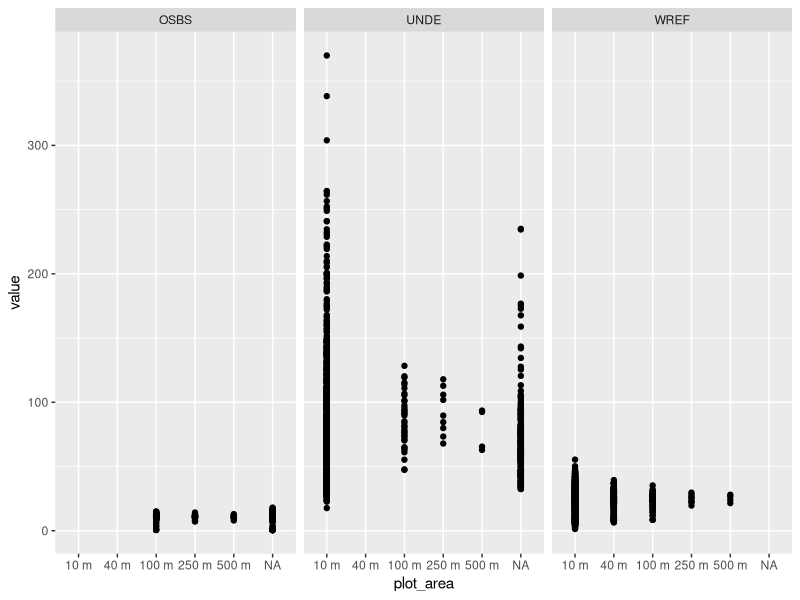

Here is the R script that generated this plot:

library(ggplot2)


# pull in different plot areas and graph them.
m40<-read.csv("output_data/OSBS/40m_plot_area.csv")
m100<-read.csv("output_data/OSBS/100m_plot_area.csv")
m250<-read.csv("output_data/OSBS/250m_plot_area.csv")
m500<-read.csv("output_data/OSBS/500m_plot_area.csv")
#
OSBS<-rbind(m40, m100, m250, m500)
OSBS$site<-"OSBS"



###############################
m10<-read.csv("output_data/UNDE/10m_plot_area.csv")
m40<-read.csv("output_data/UNDE/40m_plot_area.csv")
m100<-read.csv("output_data/UNDE/100m_plot_area.csv")
m250<-read.csv("output_data/UNDE/250m_plot_area.csv")
m500<-read.csv("output_data/UNDE/500m_plot_area.csv")
#
UNDE<-rbind(m10, m40, m100, m250, m500)
UNDE$site<-"UNDE"
###############################
m10<-read.csv("output_data/WREF/10m_plot_area.csv")
m40<-read.csv("output_data/WREF/40m_plot_area.csv")
m100<-read.csv("output_data/WREF/100m_plot_area.csv")
m250<-read.csv("output_data/WREF/250m_plot_area.csv")
m500<-read.csv("output_data/WREF/500m_plot_area.csv")
#
WREF<-rbind(m10, m40, m100, m250, m500)
WREF$site<-"WREF"

fsd<-rbind(WREF, OSBS, UNDE)
head(fsd)

table(fsd$site, fsd$plot_area)

fsd$plot_area<-factor(fsd$plot_area, levels=c("10 m","40 m","100 m", "250 m","500 m"))
table(fsd$metric)


fsd[fsd$metric=="rumple.aop",]

library(tidyr)
spr<-spread(fsd, "metric","value")
head(spr)


names(spr)

sp<-spr[ ,c(2,3,4,5,11,12,10,15,17,9,13)]   
            
            

head(sp,50)

use<-gather(sp, "metric","value",5:11)


table(use$metric)
library(ggplot2)

head(use)

ggplot(use[use$metric=="mean.max.canopy.ht.aop", ], aes(x=plot_area, y= value))+geom_point()+facet_wrap(~site)

write.csv(use, file="output_data/combined_scaling_data.csv")
